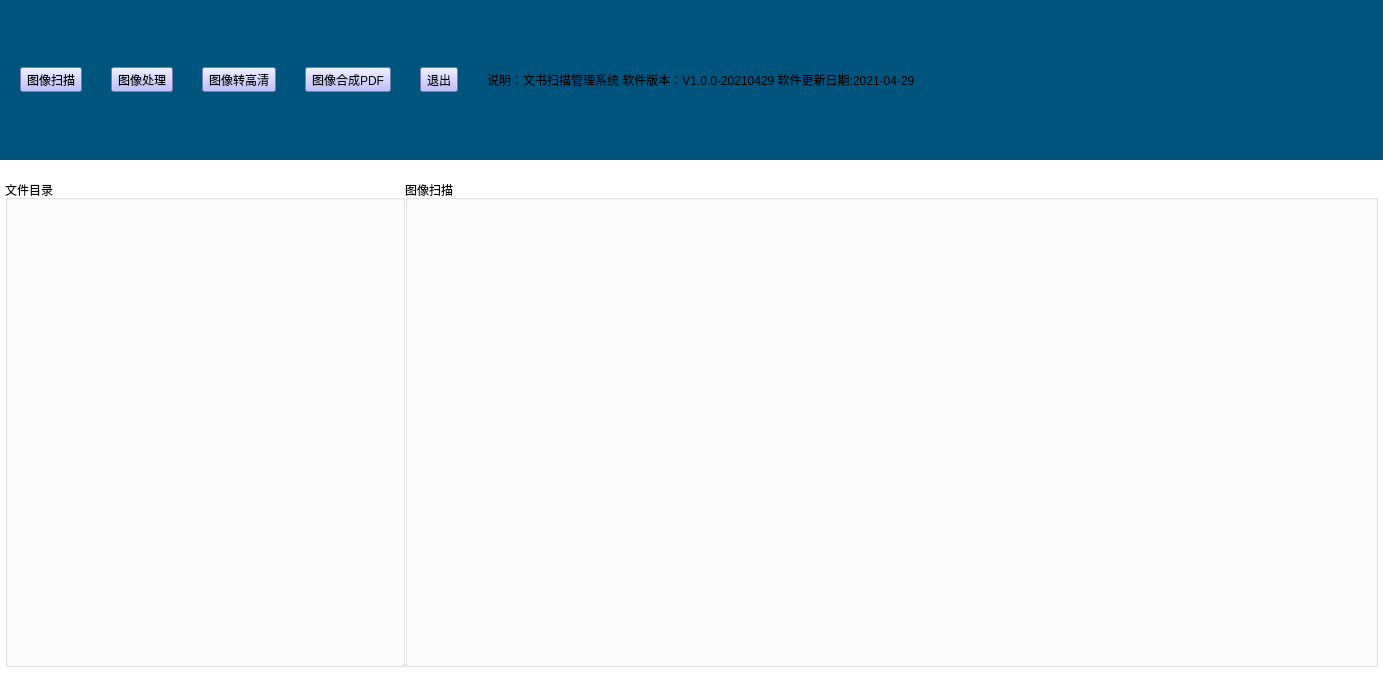
<?xml version="1.0" encoding="UTF-8"?>
<ui version="4.0">
 <class>MainWindow</class>
 <widget class="QMainWindow" name="MainWindow">
  <property name="geometry">
   <rect>
    <x>0</x>
    <y>0</y>
    <width>1383</width>
    <height>677</height>
   </rect>
  </property>
  <property name="windowTitle">
   <string>MainWindow</string>
  </property>
  <property name="styleSheet">
   <string notr="true">QGroupBox{
	font: 14pt &quot;Arial&quot;;


}

#MainWindow{
background-color: rgb(255, 255, 255);
}
#widget_2
{
	background-color: rgb(0, 85, 127);
}
#menuBar
{     
	font: 75 14pt &quot;Agency FB&quot;;
}

QToolButton
{
  
	background-color: rgb(170, 170, 255);
}
QToolButton:hover
{
   
	background-color: rgb(170, 0, 255);
}

</string>
  </property>
  <widget class="QWidget" name="centralWidget">
   <layout class="QVBoxLayout" name="verticalLayout_2">
    <property name="spacing">
     <number>0</number>
    </property>
    <property name="leftMargin">
     <number>0</number>
    </property>
    <property name="topMargin">
     <number>0</number>
    </property>
    <property name="rightMargin">
     <number>0</number>
    </property>
    <property name="bottomMargin">
     <number>0</number>
    </property>
    <item>
     <widget class="QWidget" name="widget_2" native="true">
      <property name="minimumSize">
       <size>
        <width>0</width>
        <height>160</height>
       </size>
      </property>
      <property name="maximumSize">
       <size>
        <width>16777215</width>
        <height>160</height>
       </size>
      </property>
      <layout class="QGridLayout" name="gridLayout" rowstretch="0">
       <property name="leftMargin">
        <number>20</number>
       </property>
       <property name="topMargin">
        <number>0</number>
       </property>
       <property name="rightMargin">
        <number>0</number>
       </property>
       <property name="bottomMargin">
        <number>0</number>
       </property>
       <property name="horizontalSpacing">
        <number>29</number>
       </property>
       <property name="verticalSpacing">
        <number>0</number>
       </property>
       <item row="0" column="5">
        <widget class="QToolButton" name="toolButton_exit">
         <property name="text">
          <string>退出</string>
         </property>
         <property name="icon">
          <iconset resource="qrc.qrc">
           <normaloff>:/image/5.png</normaloff>:/image/5.png</iconset>
         </property>
         <property name="iconSize">
          <size>
           <width>80</width>
           <height>80</height>
          </size>
         </property>
         <property name="toolButtonStyle">
          <enum>Qt::ToolButtonTextUnderIcon</enum>
         </property>
        </widget>
       </item>
       <item row="0" column="2">
        <widget class="QToolButton" name="toolButton_handle">
         <property name="text">
          <string>图像处理</string>
         </property>
         <property name="icon">
          <iconset resource="qrc.qrc">
           <normaloff>:/image/2.png</normaloff>:/image/2.png</iconset>
         </property>
         <property name="iconSize">
          <size>
           <width>80</width>
           <height>80</height>
          </size>
         </property>
         <property name="toolButtonStyle">
          <enum>Qt::ToolButtonTextUnderIcon</enum>
         </property>
        </widget>
       </item>
       <item row="0" column="1">
        <widget class="QToolButton" name="toolButton_scan">
         <property name="text">
          <string>图像扫描</string>
         </property>
         <property name="icon">
          <iconset resource="qrc.qrc">
           <normaloff>:/image/1.png</normaloff>:/image/1.png</iconset>
         </property>
         <property name="iconSize">
          <size>
           <width>80</width>
           <height>80</height>
          </size>
         </property>
         <property name="toolButtonStyle">
          <enum>Qt::ToolButtonTextUnderIcon</enum>
         </property>
        </widget>
       </item>
       <item row="0" column="6">
        <widget class="QLabel" name="label">
         <property name="styleSheet">
          <string notr="true">font: 14pt &quot;Arial&quot;;</string>
         </property>
         <property name="text">
          <string>说明：文书扫描管理系统 软件版本：V1.0.0-20210429 软件更新日期:2021-04-29</string>
         </property>
        </widget>
       </item>
       <item row="0" column="4">
        <widget class="QToolButton" name="toolButton_pdf">
         <property name="text">
          <string>图像合成PDF</string>
         </property>
         <property name="icon">
          <iconset resource="qrc.qrc">
           <normaloff>:/image/4.png</normaloff>:/image/4.png</iconset>
         </property>
         <property name="iconSize">
          <size>
           <width>80</width>
           <height>80</height>
          </size>
         </property>
         <property name="toolButtonStyle">
          <enum>Qt::ToolButtonTextUnderIcon</enum>
         </property>
        </widget>
       </item>
       <item row="0" column="3">
        <widget class="QToolButton" name="toolButton_high">
         <property name="text">
          <string>图像转高清</string>
         </property>
         <property name="icon">
          <iconset resource="qrc.qrc">
           <normaloff>:/image/3.png</normaloff>:/image/3.png</iconset>
         </property>
         <property name="iconSize">
          <size>
           <width>80</width>
           <height>80</height>
          </size>
         </property>
         <property name="toolButtonStyle">
          <enum>Qt::ToolButtonTextUnderIcon</enum>
         </property>
        </widget>
       </item>
      </layout>
     </widget>
    </item>
    <item>
     <spacer name="horizontalSpacer">
      <property name="orientation">
       <enum>Qt::Horizontal</enum>
      </property>
      <property name="sizeHint" stdset="0">
       <size>
        <width>1380</width>
        <height>20</height>
       </size>
      </property>
     </spacer>
    </item>
    <item>
     <layout class="QHBoxLayout" name="horizontalLayout">
      <property name="spacing">
       <number>0</number>
      </property>
      <property name="leftMargin">
       <number>5</number>
      </property>
      <property name="rightMargin">
       <number>5</number>
      </property>
      <property name="bottomMargin">
       <number>10</number>
      </property>
      <item>
       <widget class="QGroupBox" name="groupBox">
        <property name="minimumSize">
         <size>
          <width>400</width>
          <height>0</height>
         </size>
        </property>
        <property name="maximumSize">
         <size>
          <width>400</width>
          <height>16777215</height>
         </size>
        </property>
        <property name="styleSheet">
         <string notr="true"/>
        </property>
        <property name="title">
         <string>文件目录</string>
        </property>
       </widget>
      </item>
      <item>
       <widget class="QStackedWidget" name="stackedWidget">
        <property name="styleSheet">
         <string notr="true"/>
        </property>
        <property name="currentIndex">
         <number>0</number>
        </property>
        <widget class="QWidget" name="page">
         <layout class="QVBoxLayout" name="verticalLayout">
          <property name="spacing">
           <number>0</number>
          </property>
          <property name="leftMargin">
           <number>0</number>
          </property>
          <property name="topMargin">
           <number>0</number>
          </property>
          <property name="rightMargin">
           <number>0</number>
          </property>
          <property name="bottomMargin">
           <number>0</number>
          </property>
          <item>
           <widget class="QGroupBox" name="groupBox_Scanner">
            <property name="title">
             <string>图像扫描</string>
            </property>
           </widget>
          </item>
         </layout>
        </widget>
        <widget class="QWidget" name="page_2">
         <layout class="QVBoxLayout" name="verticalLayout_3">
          <property name="spacing">
           <number>0</number>
          </property>
          <property name="leftMargin">
           <number>0</number>
          </property>
          <property name="topMargin">
           <number>0</number>
          </property>
          <property name="rightMargin">
           <number>0</number>
          </property>
          <property name="bottomMargin">
           <number>0</number>
          </property>
          <item>
           <widget class="QGroupBox" name="groupBox_Handle">
            <property name="title">
             <string>图像处理</string>
            </property>
           </widget>
          </item>
         </layout>
        </widget>
        <widget class="QWidget" name="page_3">
         <layout class="QVBoxLayout" name="verticalLayout_4">
          <property name="spacing">
           <number>0</number>
          </property>
          <property name="leftMargin">
           <number>0</number>
          </property>
          <property name="topMargin">
           <number>0</number>
          </property>
          <property name="rightMargin">
           <number>0</number>
          </property>
          <property name="bottomMargin">
           <number>0</number>
          </property>
          <item>
           <widget class="QGroupBox" name="groupBox_high">
            <property name="title">
             <string>图像转高清</string>
            </property>
           </widget>
          </item>
         </layout>
        </widget>
        <widget class="QWidget" name="page_4">
         <layout class="QVBoxLayout" name="verticalLayout_5">
          <property name="spacing">
           <number>0</number>
          </property>
          <property name="leftMargin">
           <number>0</number>
          </property>
          <property name="topMargin">
           <number>0</number>
          </property>
          <property name="rightMargin">
           <number>0</number>
          </property>
          <property name="bottomMargin">
           <number>0</number>
          </property>
          <item>
           <widget class="QGroupBox" name="groupBox_Pdf">
            <property name="title">
             <string>图像合成PDF</string>
            </property>
           </widget>
          </item>
         </layout>
        </widget>
       </widget>
      </item>
     </layout>
    </item>
   </layout>
  </widget>
 </widget>
 <layoutdefault spacing="6" margin="11"/>
 <resources>
  <include location="qrc.qrc"/>
 </resources>
 <connections>
  <connection>
   <sender>toolButton_exit</sender>
   <signal>clicked()</signal>
   <receiver>MainWindow</receiver>
   <slot>close()</slot>
   <hints>
    <hint type="sourcelabel">
     <x>930</x>
     <y>338</y>
    </hint>
    <hint type="destinationlabel">
     <x>523</x>
     <y>338</y>
    </hint>
   </hints>
  </connection>
 </connections>
</ui>
